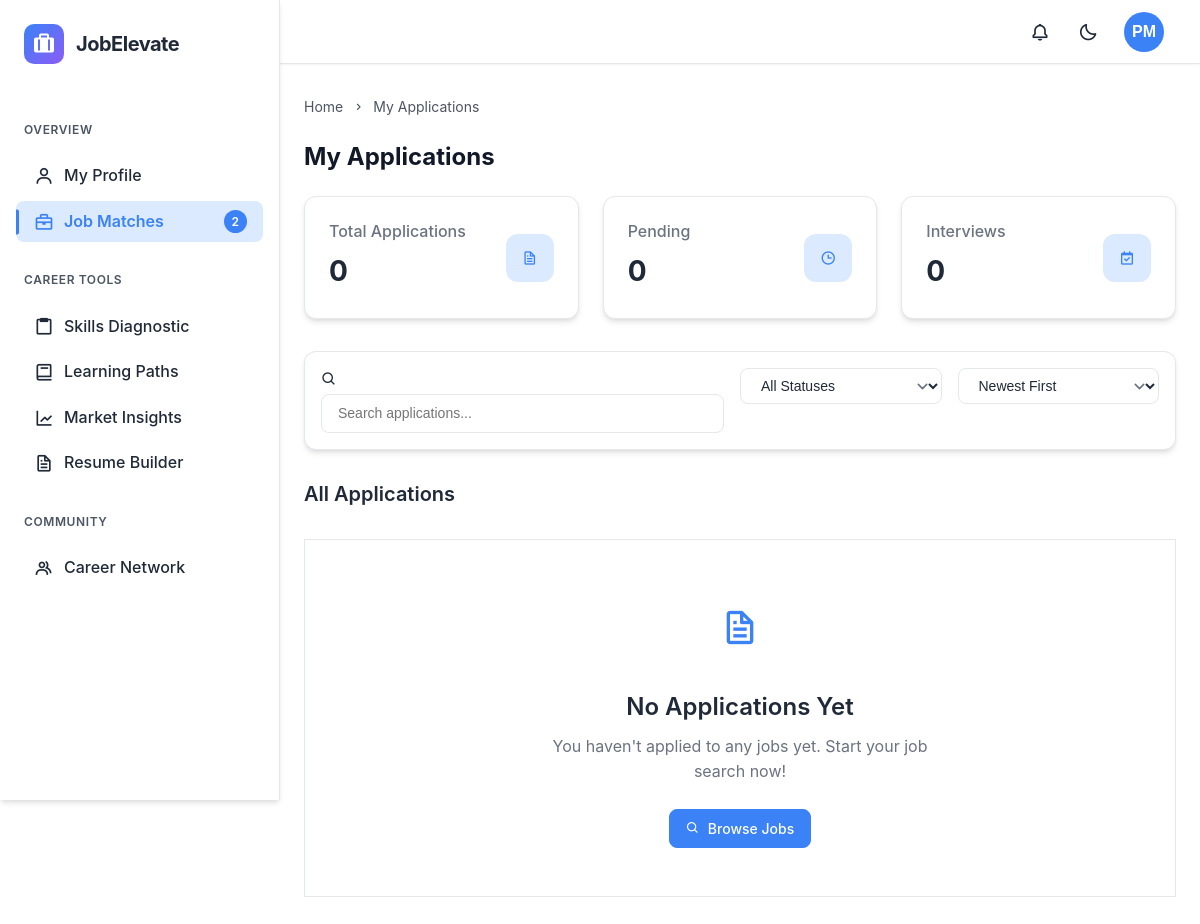
Page /jobs/applications/ (signed in) on the earlier database version.
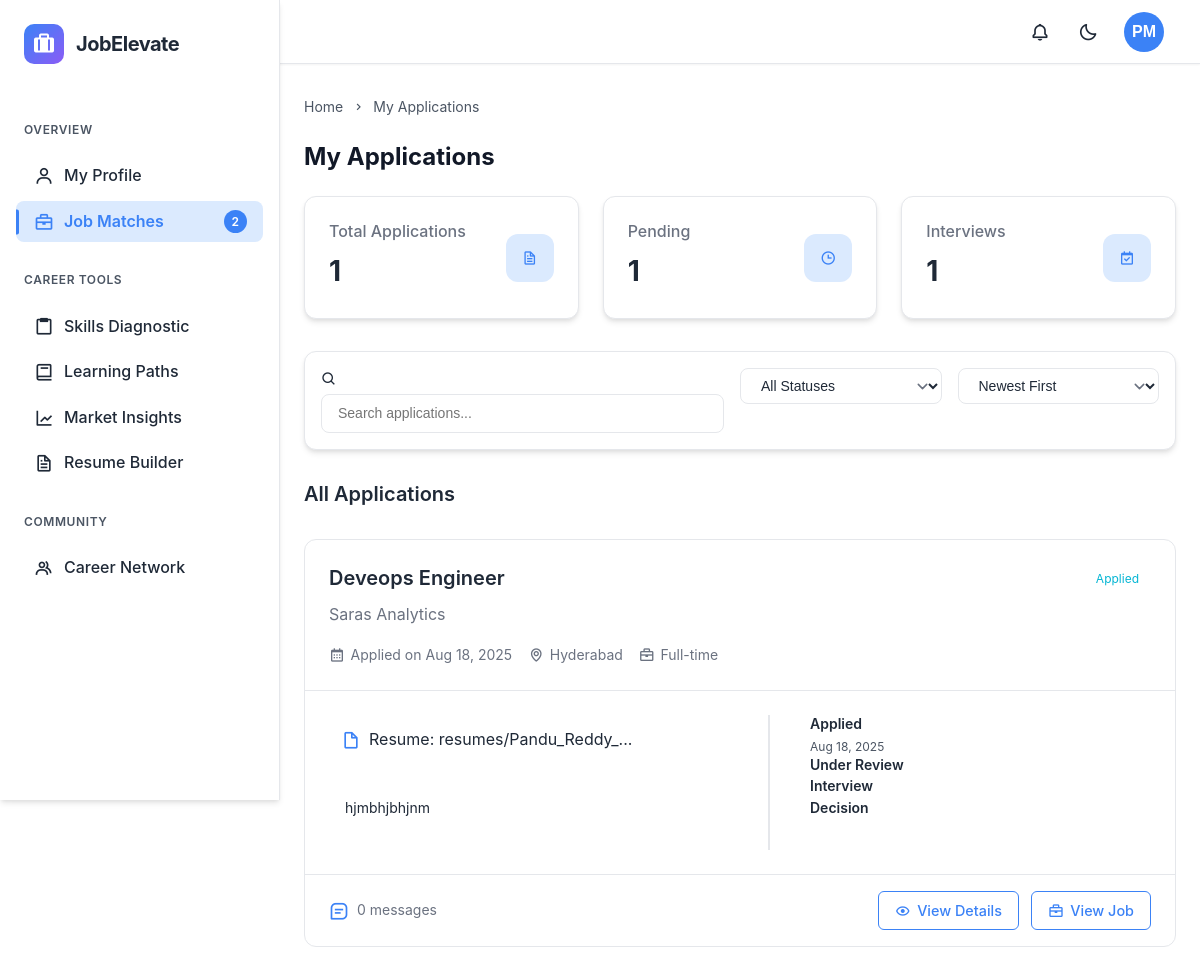
Same page on the later database version.
### recruiter/models.py (models this page shows, shortened)
class Application(models.Model):
    APPLICATION_STATUS_CHOICES = [
        ('Applied', 'Applied'),
        ('Shortlisted', 'Shortlisted'),
        ('Rejected', 'Rejected'),
        ('Interview', 'Interview'),
        ('Offered', 'Offered'),
        ('Hired', 'Hired'),
    ]
    job = models.ForeignKey(
        Job,
        on_delete=models.CASCADE,
        related_name='applications'
    )
    applicant = models.ForeignKey(
        settings.AUTH_USER_MODEL,
        on_delete=models.CASCADE,
        related_name='applications',
        limit_choices_to={'user_type__in': ['student', 'professional']}
    )
    status = models.CharField(
        _('application status'),
        max_length=20,
        choices=APPLICATION_STATUS_CHOICES,
        default='Applied'
    )
    match_score = models.IntegerField(_('match score'), default=0)
    cover_letter = models.TextField(_('cover letter'), blank=True, null=True)
    resume = models.FileField(_('resume'), upload_to='resumes/', blank=True, null=True)
    applied_at = models.DateTimeField(auto_now_add=True)
    updated_at = models.DateTimeField(auto_now=True)
    class Meta:
        ordering = ['-applied_at']
        unique_together = ('job', 'applicant')
        verbose_name = _('application')
        verbose_name_plural = _('applications')

class Job(models.Model):
    JOB_STATUS_CHOICES = [
        ('Open', 'Open'),
        ('Closed', 'Closed'),
        ('Paused', 'Paused'),
        ('Filled', 'Filled'),
    ]
    JOB_TYPE_CHOICES = [
        ('Full-time', 'Full-time'),
        ('Part-time', 'Part-time'),
        ('Internship', 'Internship'),
        ('Remote', 'Remote'),
        ('Contract', 'Contract'),
        ('Freelance', 'Freelance'),
    ]
    title = models.CharField(_('job title'), max_length=255)
    company = models.CharField(_('company'), max_length=255)
    location = models.CharField(_('location'), max_length=255)
    job_type = models.CharField(_('job type'), max_length=50, choices=JOB_TYPE_CHOICES)
    salary = models.CharField(_('salary range'), max_length=100, blank=True, null=True)
    experience = models.IntegerField(_('experience required (years)'), default=0)
    description = models.TextField(_('job description'))
    status = models.CharField(_('job status'), max_length=10, choices=JOB_STATUS_CHOICES, default='Open')
    skills = models.JSONField(_('required skills'), default=list)
    created_at = models.DateTimeField(auto_now_add=True)
    updated_at = models.DateTimeField(auto_now=True)
    posted_by = models.ForeignKey(
        settings.AUTH_USER_MODEL,
        on_delete=models.CASCADE,
        related_name='posted_jobs',
        limit_choices_to={'user_type': 'recruiter'}
    )
    class Meta:
        ordering = ['-created_at']
        verbose_name = _('job')
        verbose_name_plural = _('jobs')

### jobs/views.py (the view)
# urls.py: path('applications/', views.my_applications, name='my_applications'),
@login_required
def my_applications(request):
    applications = Application.objects.filter(applicant=request.user).order_by('-applied_at')
    context = {
        'applications': applications,
    }
    return render(request, 'jobs/my_applications.html', context)

### accounts/models.py (called while the page is built)
    def get_skills_list(self):
        return [skill.strip() for skill in self.technical_skills.split(',')] if self.technical_skills else []

### backend/context_processors.py (called while the page is built)
def user_initials(request):
    if request.user.is_authenticated:
        full_name = request.user.full_name.strip() if request.user.full_name else ""
        name_parts = full_name.split()
        if len(name_parts) >= 2:
            initials = name_parts[0][0].upper() + name_parts[-1][0].upper()
        elif len(name_parts) == 1:
            initials = name_parts[0][0].upper()
        else:
            initials = "US"
    else:
        initials = "US"
    return {
        'user_initials': initials
    }

### jobs/templates/jobs/my_applications.html (shortened to what the changed rows need)
{% extends 'dashboard/base.html' %}
{% load static %}
{% block content %}
<div class="page-content-header">
    <h1 class="page-title">My Applications</h1>
</div>
<div class="stats-container">
    <div class="stat-card">
        <div class="stat-card-content">
            <h3 class="stat-card-title">Total Applications</h3>
            <p class="stat-card-value">{{ applications|length }}</p>
        </div>
    </div>
    {% with pending_applications=applications|dictsortreversed:"applied_at"|dictsort:"status"|first %}
    <div class="stat-card">
        <div class="stat-card-content">
            <h3 class="stat-card-title">Pending</h3>
            <p class="stat-card-value">{{ applications|dictsort:"status"|dictsortreversed:"applied_at"|length }}</p>
        </div>
    </div>
    {% endwith %}
    <div class="stat-card">
        <div class="stat-card-content">
            <h3 class="stat-card-title">Interviews</h3>
            <p class="stat-card-value">{{ applications|dictsort:"status"|dictsortreversed:"applied_at"|length }}</p>
        </div>
    </div>
</div>
<div class="content-section">
    <div class="section-header">
        <h2 class="section-title">All Applications</h2>
    </div>
    {% if applications %}
    <div class="applications-container">
        {% for application in applications %}
        <div class="application-card" data-status="{{ application.status|lower }}">
            <div class="application-header">
                <div class="application-title-row">
                    <h3 class="application-job-title">{{ application.job.title }}</h3>
                    <span class="application-status status-{{ application.status|lower }}">
                        {{ application.status }}
                    </span>
                </div>
                <div class="application-company">
                    {{ application.job.company }}
                </div>
                <div class="application-meta">
                    <span class="application-date">
                        <i class='bx bx-calendar'></i>
                        Applied on {{ application.applied_at|date:"M d, Y" }}
                    </span>
                    <span class="application-location">
                        <i class='bx bx-map'></i>
                        {{ application.job.location }}
                    </span>
                    <span class="application-type">
                        <i class='bx bx-briefcase'></i>
                        {{ application.job.job_type }}
                    </span>
                </div>
            </div>
            <div class="application-body">
                <div class="application-details">
                    {% if application.resume %}
                    <div class="resume-preview">
                        <i class='bx bx-file-blank'></i>
                        <span>Resume: {{ application.resume.name|slice:"20" }}{% if application.resume.name|length > 20 %}...{% endif %}</span>
                    </div>
                    {% endif %}
                    {% if application.cover_letter %}
                    <div class="cover-letter-preview">
                        <p>{{ application.cover_letter|slice:"150" }}{% if application.cover_letter|length > 150 %}...{% endif %}</p>
                    </div>
                    {% endif %}
                </div>
                <div class="application-timeline">
                    <div class="timeline-item {% if application.status != 'Applied' %}completed{% endif %}">
                        <div class="timeline-marker"></div>
                        <div class="timeline-content">
                            <h4 class="timeline-title">Applied</h4>
                            <p class="timeline-date">{{ application.applied_at|date:"M d, Y" }}</p>
                        </div>
                    </div>
                    <div class="timeline-item {% if application.status == 'Under Review' or application.status == 'Interview' or application.status == 'Offered' or application.status == 'Hired' %}completed{% endif %}">
                        <div class="timeline-marker"></div>
                        <div class="timeline-content">
                            <h4 class="timeline-title">Under Review</h4>
                        </div>
                    </div>
                    <div class="timeline-item {% if application.status == 'Interview' or application.status == 'Offered' or application.status == 'Hired' %}completed{% endif %}">
                        <div class="timeline-marker"></div>
                        <div class="timeline-content">
                            <h4 class="timeline-title">Interview</h4>
                        </div>
                    </div>
                    <div class="timeline-item {% if application.status == 'Offered' or application.status == 'Hired' %}completed{% endif %}">
                        <div class="timeline-marker"></div>
                        <div class="timeline-content">
                            <h4 class="timeline-title">Decision</h4>
                        </div>
                    </div>
                </div>
            </div>
            <div class="application-footer">
                <div class="application-messages">
                    <i class='bx bx-message-square-detail'></i>
                    <span>{{ application.messages.count }} {% if application.messages.count == 1 %}message{% else %}messages{% endif %}</span>
                </div>
                <div class="application-actions">
                    <a href="{% url 'jobs:application_detail' application_id=application.id %}" class="btn btn-outline">
                        <i class='bx bx-show'></i>
                        View Details
                    </a>
                    <a href="{% url 'jobs:job_detail' job_id=application.job.id %}" class="btn btn-outline">
                        <i class='bx bx-briefcase'></i>
                        View Job
                    </a>
                </div>
            </div>
        </div>
        {% endfor %}
    </div>
    {% else %}
    <div class="empty-state">
        <div class="empty-state-icon">
            <i class='bx bx-file'></i>
        </div>
        <h3 class="empty-state-title">No Applications Yet</h3>
        <p class="empty-state-message">You haven't applied to any jobs yet. Start your job search now!</p>
        <a href="{% url 'jobs:job_listings' %}" class="btn btn-primary">
            <i class='bx bx-search'></i>
            Browse Jobs
        </a>
    </div>
    {% endif %}
</div>
{% endblock %}

Differences in the rows shown:
added Application: job "Deveops Engineer", status "Applied", job.company "Saras Analytics", applied_at "Aug 18, 2025", job.location "Hyderabad", job.job_type "Full-time", resume.name "resumes/Pandu_Reddy_", cover_letter "hjmbhjbhjnm", messages.count "0"
Other differences:
{{ applications|length }}: "0" → "1"
{{ applications|dictsort:"status"|dictsortreversed:"applied_at"|length }}: "0" → "1"
text no longer shown: "No Applications Yet You haven't applied to any jobs yet. Start your job search now! Browse Jobs"
